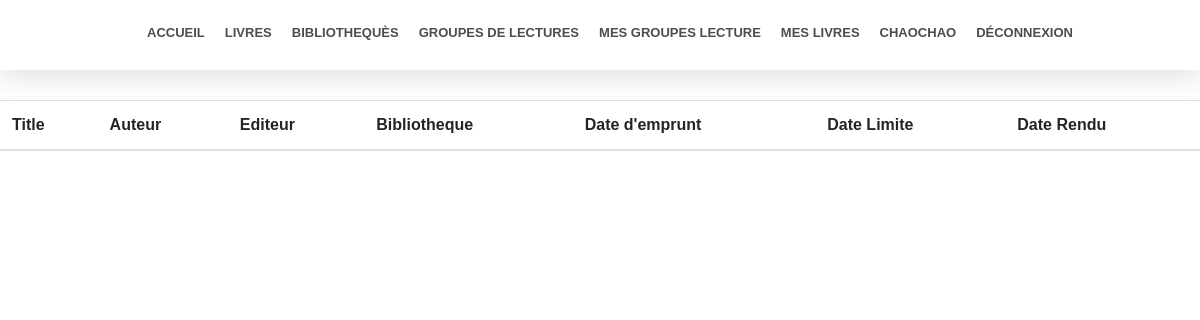
Before: /meslivres (signed in) with the older database file.
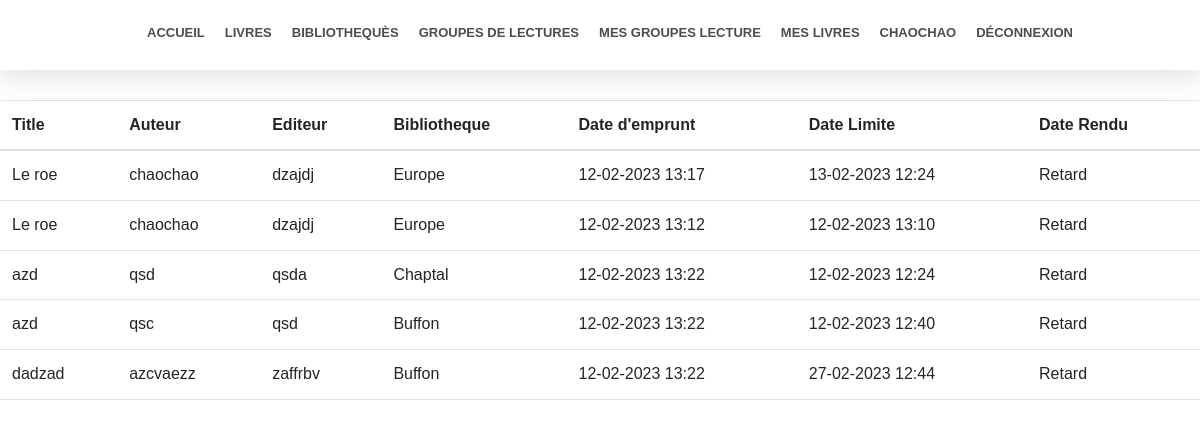
After: the same page with the newer database file.
### accounts/models.py (models this page shows, shortened)
class Pret(models.Model):
    date = models.DateTimeField(auto_now=True)
    user = models.ForeignKey(CustomUser, on_delete=models.CASCADE)
    livre = models.ForeignKey(Livre, on_delete=models.CASCADE)
    dateend = models.DateTimeField()
    daterendu = models.DateTimeField(default=None, blank=True, null=True)

class Livre(models.Model):
    titre = models.CharField(max_length=60)
    auteur = models.CharField(max_length=60)
    jaquette = models.CharField(max_length=60)
    editeur = models.CharField(max_length=60)
    collection = models.CharField(max_length=60)
    genre = models.CharField(max_length=60)
    dispo = models.BooleanField(default=True)
    biblio = models.ForeignKey(Biliotheque, on_delete=models.CASCADE)

class Biliotheque(models.Model):
    name = models.CharField(max_length=60)
    adresse = models.CharField(max_length=60)
    ville = models.CharField(max_length=50)
    cp = models.CharField(max_length=60)

### livre/views.py (the view)
# urls.py: path('meslivres', livre_views.meslivres, name="meslivres"),
@login_required()
def meslivres(request):
    context = {}
    now = datetime.now()
    context["todaynow"] = now.replace(tzinfo=pytz.utc)
    context["prets"] = Pret.objects.filter(user_id=request.user.pk)
    return render(request, 'livre/meslivres.html', context=context)

### templates/livre/meslivres.html
{% extends 'index.html' %}
{% block content %}
    <div style="height: 100px"></div>
    <section style="max-width: 1400px;margin: auto;">
        <table class="table">
            <thead>
                <tr>
                    <th>Title</th>
                    <th>Auteur</th>
                    <th>Editeur</th>
                    <th>Bibliotheque</th>
                    <th>Date d'emprunt</th>
                    <th>Date Limite</th>
                    <th>Date Rendu</th>
                </tr>
            </thead>
            <tbody>
                {% for pret in prets %}
                    <tr>
                        <td>{{ pret.livre.titre }}</td>
                        <td>{{ pret.livre.auteur }}</td>
                        <td>{{ pret.livre.editeur }}</td>
                        <td>{{ pret.livre.biblio.name }}</td>
                        <td>{{ pret.date|date:"d-m-Y H:i" }}</td>
                        <td>{{ pret.dateend|date:"d-m-Y H:i" }}</td>
                        {% if pret.daterendu %}
                            <td>{{ pret.daterendu|date:"d-m-Y H:i" }}</td>
                        {% elif pret.dateend <= todaynow %}
                            <td>Retard <iconify-icon icon="material-symbols:circle" style="color: red;" width="24" class="icone-center"></iconify-icon></td>
                        {% else %}
                            <td>Il vous reste {{ todaynow|timesince:pret.dateend }}<iconify-icon icon="material-symbols:circle" style="color: green;" width="24" class="icone-center"></iconify-icon></td>
                        {% endif %}
                    </tr>
                {% endfor %}
            </tbody>
        </table>
    </section>
{% endblock %}

Changed rows visible on the page:
added Pret: livre.titre "Le roe", livre.auteur "chaochao", livre.editeur "dzajdj", livre.biblio.name "Europe", date "12-02-2023 13:17", dateend "13-02-2023 12:24", shows "Retard"
added Pret: livre.titre "Le roe", livre.auteur "chaochao", livre.editeur "dzajdj", livre.biblio.name "Europe", date "12-02-2023 13:12", dateend "12-02-2023 13:10", shows "Retard"
added Pret: livre.titre "azd", livre.auteur "qsd", livre.editeur "qsda", livre.biblio.name "Chaptal", date "12-02-2023 13:22", dateend "12-02-2023 12:24", shows "Retard"
added Pret: livre.titre "azd", livre.auteur "qsc", livre.editeur "qsd", livre.biblio.name "Buffon", date "12-02-2023 13:22", dateend "12-02-2023 12:40", shows "Retard"
added Pret: livre.titre "dadzad", livre.auteur "azcvaezz", livre.editeur "zaffrbv", livre.biblio.name "Buffon", date "12-02-2023 13:22", dateend "27-02-2023 12:44", shows "Retard"
